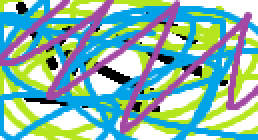
#> input picture image-playfair/key.png, 129 x 70 px (shown 2 times larger)
$ python image_playfair.py
#> lines starting #> are read from the running program, lines starting #| are printed output that depends on the picture
from PIL import Image
import numpy as np
import logging as log
import time
log.basicConfig(
    format="%(asctime)s %(levelname)s: %(message)s",
    datefmt="%Y-%m-%dT%H:%M:%SZ",
    level=log.ERROR
)
EXTRA_DIFFUSE = True
def removeDuplicates(array):
    '''
    Removes duplicates from the given array
    '''
    newArr = []
    for i in array:
        if i not in newArr:
            newArr.append(i)
    return newArr
def printMat(mat):
    '''
    Print matrix
    '''
    for m in mat:
        print(m)
def readRGB(filename,resize=False):
    '''
    Read image and return RGB representation
    '''
    img = Image.open(filename)
    if resize:
        size = 16,16
        img = img.resize(size,Image.Resampling.LANCZOS)
        img= img.convert('RGB')
    numpydata = np.asarray(img)
    R=[]
    G=[]
    B=[]
    A=[]
    for row in numpydata:
        for pixel in row:
            R.append(pixel[0])
            G.append(pixel[1])
            B.append(pixel[2])
            try:
                A.append(pixel[3])
            except IndexError:
                A.append(255)
                pass
    return (R,G,B,A,img.size)
def encryptDecryptPixel(encryptResult,i,halfLength,colorKeyMatrix,color,isEncryption=True):
    '''
    Encrypt/Decrypt the pixel data based on the Key Matrix
    '''
    floc = findLoc(colorKeyMatrix,color[i])
    sloc = findLoc(colorKeyMatrix,color[halfLength+i])
    if isEncryption:
        if EXTRA_DIFFUSE:
            floc[0]=(floc[0]+9)%16
            floc[1]=(floc[1]+9)%16
            sloc[0]=(sloc[0]+9)%16
            sloc[1]=(sloc[1]+9)%16
        if floc[0] == sloc[0]:
            encryptResult[i]=colorKeyMatrix[floc[0],(floc[1]+1)%16]
            encryptResult[halfLength+i] = colorKeyMatrix[sloc[0],(sloc[1]+1)%16]
        elif floc[1] == sloc[1]:
            encryptResult[i]=colorKeyMatrix[(floc[0]+1)%16,floc[1]]
            encryptResult[halfLength+i] = colorKeyMatrix[(sloc[0]+1)%16,sloc[1]]
        else:
            encryptResult[i]=colorKeyMatrix[floc[0],sloc[1]]
            encryptResult[halfLength+i] = colorKeyMatrix[sloc[0],floc[1]]
    else:
        if EXTRA_DIFFUSE:
            floc[0]=(floc[0]+7)%16
            floc[1]=(floc[1]+7)%16
            sloc[0]=(sloc[0]+7)%16
            sloc[1]=(sloc[1]+7)%16
        if floc[0] == sloc[0]:
            encryptResult[i]=colorKeyMatrix[floc[0],(floc[1]+15)%16]
            encryptResult[halfLength+i] = colorKeyMatrix[sloc[0],(sloc[1]+15)%16]
        elif floc[1] == sloc[1]:
            encryptResult[i]=colorKeyMatrix[(floc[0]+15)%16,floc[1]]
            encryptResult[halfLength+i] = colorKeyMatrix[(sloc[0]+15)%16,sloc[1]]
        else:
            encryptResult[i]=colorKeyMatrix[floc[0],sloc[1]]
            encryptResult[halfLength+i] = colorKeyMatrix[sloc[0],floc[1]]

def findLoc(mat,x):
    '''
    find the x and y coordinates of the given pixel
    '''
    coordinates = np.where(mat==x)
    return [coordinates[0][0],coordinates[1][0]]
def encrypt():
    '''
    Accept image to be encrypted and return the encrypted image based on the key
    '''
    inp = input("Enter image file name to encrypt= ")
    R,G,B,A,sizes=readRGB(inp,False)
    #R,G,B,A,sizes=readRGB('download.png',False)
    log.info(sizes)
    encryptedR=np.full(len(R),-1)
    encryptedG=np.full(len(G),-1)
    encryptedB=np.full(len(B),-1)
    log.info(encryptedR.shape)
    halfLength = len(R)//2
    for i in range(halfLength):
    #   encryptDecryptPixel(encryptedR,i,halfLength,BkeyMatrix,R)
        encryptDecryptPixel(encryptedR,i,halfLength,FinalKeyMatrix,R)
        encryptDecryptPixel(encryptedG,i,halfLength,FinalKeyMatrix,G)
        encryptDecryptPixel(encryptedB,i,halfLength,FinalKeyMatrix,B)
    #    encryptDecryptPixel(encryptedB,i,halfLength,GkeyMatrix,B)
    fullImage1D=[]
    log.debug(f'encryption {R=}')
    log.debug(f'{encryptedR=}')
    log.debug(f'encryption {G=}')
    log.debug(f'encryption {B=}')
    log.debug(f'encryption {A=}')
    for i in range(len(encryptedR)):
        fullImage1D.append([encryptedR[i],encryptedG[i],encryptedB[i],A[i]])
    # print(fullImage1D)
    x,y,z=sizes[0],sizes[1],4
    imageArr = np.reshape(fullImage1D,(y,x,z))
    # print(f'{imageArr=}')
    image = Image.fromarray(imageArr.astype('uint8'),'RGBA')
    # print(np.asarray(image))
    image.save('enc.png')

def decrypt():
    '''
    Accept image to be decrypted and return the decrypted image based on the key
    '''
    #inp = input("Enter image file name to encrypt= ")
    #R,G,B=readRGB(inp,False)
    R,G,B,A,sizes=readRGB('enc.png',False)
    decryptedR=np.full(len(R),-1)
    decryptedG=np.full(len(G),-1)
    decryptedB=np.full(len(B),-1)
    halfLength = len(R)//2
    for i in range(halfLength):
        #encryptDecryptPixel(decryptedR,i,halfLength,BkeyMatrix,R,False)
        encryptDecryptPixel(decryptedR,i,halfLength,FinalKeyMatrix,R,False)
        encryptDecryptPixel(decryptedG,i,halfLength,FinalKeyMatrix,G,False)
        encryptDecryptPixel(decryptedB,i,halfLength,FinalKeyMatrix,B,False)
        #encryptDecryptPixel(decryptedB,i,halfLength,GkeyMatrix,B,False)
    fullImage1D=[]
    log.debug(f'decryption {R=}')
    log.debug(f'{decryptedR=}')
    log.debug(f'decryption {G=}')
    log.debug(f'decryption {B=}')
    log.debug(f'decryption {A=}')
    for i in range(len(decryptedR)):
        fullImage1D.append([decryptedR[i],decryptedG[i],decryptedB[i],A[i]])
    # print("fullImage1D:",len(fullImage1D))
    x,y,z=sizes[0],sizes[1],4
    imageArr = np.reshape(fullImage1D,(y,x,z))
    image = Image.fromarray(imageArr.astype('uint8'),'RGBA')
    image.save('original.png')
R,G,B,A,s=readRGB('key.png',True)
#> in readRGB, img is the input picture: PIL image 129x70 RGBA; mean R, G, B, A 133.7, 181.5, 172.3, 255
#> in readRGB, `img = img.resize(size,Image.Resampling.LANCZOS)`:
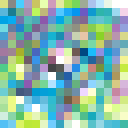
#> img: PIL image 16x16 RGBA (shown 8 times larger); mean R, G, B, A 133.6, 180.8, 171.7, 255
#> the loop in readRGB, `for row in numpydata:` made 16 passes
#> after the loop in readRGB, `for row in numpydata:`: A = 256 values from 255 to 255; B = 256 values, max 255 at index 2, min 39 at index 76, mean 171.7; G = 256 values, max 255 at index 5, min 69 at index 134, mean 180.8; R = 256 values, max 255 at index 14, min 0 at index 32, mean 133.6
#> A = 256 values from 255 to 255; s = (16, 16)
R=removeDuplicates(R)
#> the loop in removeDuplicates, `for i in array:` made 256 passes
#> i on passes 1 to 3: 219, 135, 72
#> after the loop in removeDuplicates, `for i in array:`: newArr = 153 values, max 255 at index 13, min 0 at index 30, mean 130.9
#> R has the same summary as newArr in removeDuplicates
G=removeDuplicates(G)
#> the loop in removeDuplicates (call 2), `for i in array:` made 256 passes
#> i on passes 1 to 3: 225, 136, 207
#> G = 126 values, max 255 at index 5, min 69 at index 86, mean 175.6
B=removeDuplicates(B)
#> B = 133 values, max 255 at index 2, min 39 at index 61, mean 161.6
R.extend([x for x in range(256) if x not in R])
RkeyMatrix = np.reshape(R, (16,16))
G.extend([x for x in range(256) if x not in G])
GkeyMatrix = np.reshape(G, (16,16))
B.extend([x for x in range(256) if x not in B])
BkeyMatrix = np.reshape(B, (16,16))
log.debug('R key matrix:')
log.debug(RkeyMatrix)
log.debug('G key matrix:')
log.debug(GkeyMatrix)
log.debug('B key matrix:')
log.debug(BkeyMatrix)
F = removeDuplicates([(int(R[i])+int(G[i])+int(B[i]))%256 for i in range(256)])
#> F = 164 values, max 254 at index 53, min 0 at index 64, mean 133
# [4 lines of commented-out code are left out]
F.extend([x for x in range(256) if x not in F])
FinalKeyMatrix = np.reshape(F, (16,16))
encrypt()
#> the answer given: key.png
#> the loop in readRGB (call 2), `for row in numpydata:` made 70 passes
#> in encrypt, `R,G,B,A,sizes=readRGB(inp,False)`: R = 9030 values, max 255 at index 12, min 0 at index 20, mean 133.7; G = 9030 values, max 255 at index 12, min 0 at index 138, mean 181.5; B = 9030 values, max 255 at index 12, min 0 at index 138, mean 172.3; A = 9030 values from 255 to 255; sizes = (129, 70)
#> in encrypt, `encryptedR=np.full(len(R),-1)`: encryptedR = 9030 values from -1 to -1
#> in encrypt, `halfLength = len(R)//2`: halfLength = 4515
#> the loop in encrypt, `for i in range(halfLength):` made 4515 passes
#> in encrypt, `imageArr = np.reshape(fullImage1D,(y,x,z))`:
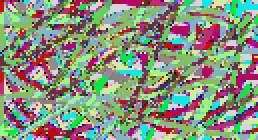
#> imageArr: shape (70, 129, 4) int64 (shown 2 times larger); mean of channels 0, 1, 2, 3 135.7, 145.7, 125.7, 255; drawn as R, G, B
print('Encrypt successful')
time.sleep(2)
decrypt()
print('Decrypt successful')
